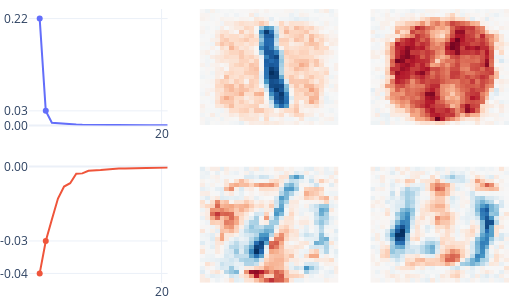

Source (notebook cell):
### Code cell
eigenspectrum_fig = plot_eigenspectrum(mnist_model, digit=1, eigenvectors=2)
eigenspectrum_fig.show()

### Figure 1 — Plotly figure (JSON) as saved in the notebook; plotly's stock layout.template omitted (floating-point values rounded to 4 significant figures; data arrays with more than 128 entries replaced by an {"elided": "..."} marker saying what was removed)
{"data": [{"mode": "lines", "type": "scatter", "xaxis": "x", "y": [0.2168, 0.0296, 0.005474, 0.004368, 0.002662, 0.00216, 0.001808, 0.001322, 0.00109, 0.0009838, 0.0008956, 0.0008078, 0.0006968, 0.0006334, 0.0005458, 0.0004716, 0.0004366, 0.0003954, 0.0003345, 0.0003159, 0.0002852, 0.0002513], "yaxis": "y"}, {"marker": {"color": "#636EFA"}, "mode": "markers", "type": "scatter", "x": [1, 0], "xaxis": "x", "y": [0.0296, 0.2168], "yaxis": "y"}, {"marker": {"color": "#EF553B"}, "mode": "lines", "type": "scatter", "xaxis": "x4", "y": [-0.03798, -0.02644, -0.01882, -0.01137, -0.007092, -0.005911, -0.002583, -0.002426, -0.001486, -0.001432, -0.001215, -0.001013, -0.0007544, -0.0007153, -0.0006974, -0.0006449, -0.0005835, -0.0004852, -0.0004574, -0.000416, -0.0003988, -0.0003207], "yaxis": "y4"}, {"marker": {"color": "#EF553B"}, "mode": "markers", "type": "scatter", "x": [0, 1], "xaxis": "x4", "y": [-0.03798, -0.02644], "yaxis": "y4"}, {"colorscale": [[0, "rgb(103,0,31)"], [0.1, "rgb(178,24,43)"], [0.2, "rgb(214,96,77)"], [0.3, "rgb(244,165,130)"], [0.4, "rgb(253,219,199)"], [0.5, "rgb(247,247,247)"], [0.6, "rgb(209,229,240)"], [0.7, "rgb(146,197,222)"], [0.8, "rgb(67,147,195)"], [0.9, "rgb(33,102,172)"], [1, "rgb(5,48,97)"]], "showscale": false, "type": "heatmap", "xaxis": "x2", "yaxis": "y2", "z": {"elided": "28x28 float values"}, "zmid": 0}, {"colorscale": [[0, "rgb(103,0,31)"], [0.1, "rgb(178,24,43)"], [0.2, "rgb(214,96,77)"], [0.3, "rgb(244,165,130)"], [0.4, "rgb(253,219,199)"], [0.5, "rgb(247,247,247)"], [0.6, "rgb(209,229,240)"], [0.7, "rgb(146,197,222)"], [0.8, "rgb(67,147,195)"], [0.9, "rgb(33,102,172)"], [1, "rgb(5,48,97)"]], "showscale": false, "type": "heatmap", "xaxis": "x3", "yaxis": "y3", "z": {"elided": "28x28 float values"}, "zmid": 0}, {"colorscale": [[0, "rgb(103,0,31)"], [0.1, "rgb(178,24,43)"], [0.2, "rgb(214,96,77)"], [0.3, "rgb(244,165,130)"], [0.4, "rgb(253,219,199)"], [0.5, "rgb(247,247,247)"], [0.6, "rgb(209,229,240)"], [0.7, "rgb(146,197,222)"], [0.8, "rgb(67,147,195)"], [0.9, "rgb(33,102,172)"], [1, "rgb(5,48,97)"]], "showscale": false, "type": "heatmap", "xaxis": "x5", "yaxis": "y5", "z": {"elided": "28x28 float values"}, "zmid": 0}, {"colorscale": [[0, "rgb(103,0,31)"], [0.1, "rgb(178,24,43)"], [0.2, "rgb(214,96,77)"], [0.3, "rgb(244,165,130)"], [0.4, "rgb(253,219,199)"], [0.5, "rgb(247,247,247)"], [0.6, "rgb(209,229,240)"], [0.7, "rgb(146,197,222)"], [0.8, "rgb(67,147,195)"], [0.9, "rgb(33,102,172)"], [1, "rgb(5,48,97)"]], "showscale": false, "type": "heatmap", "xaxis": "x6", "yaxis": "y6", "z": {"elided": "28x28 float values"}, "zmid": 0}], "layout": {"autosize": false, "coloraxis": {"showscale": false}, "height": 300, "legend": {"visible": false}, "margin": {"b": 0, "l": 0, "r": 0, "t": 0}, "width": 510, "xaxis": {"anchor": "y", "domain": [0, 0.2889], "ticktext": ["20"], "tickvals": [20], "visible": true, "zeroline": false}, "xaxis2": {"anchor": "y2", "domain": [0.3556, 0.6444], "visible": false}, "xaxis3": {"anchor": "y3", "domain": [0.7111, 1], "visible": false}, "xaxis4": {"anchor": "y4", "domain": [0, 0.2889], "ticktext": ["20"], "tickvals": [20], "visible": true, "zeroline": false}, "xaxis5": {"anchor": "y5", "domain": [0.3556, 0.6444], "visible": false}, "xaxis6": {"anchor": "y6", "domain": [0.7111, 1], "visible": false}, "yaxis": {"anchor": "x", "domain": [0.575, 1], "rangemode": "tozero", "ticktext": ["0.00", "0.22", "0.03"], "tickvals": [0, 0.2168, 0.0296], "visible": true, "zeroline": true}, "yaxis2": {"anchor": "x2", "domain": [0.575, 1], "visible": false}, "yaxis3": {"anchor": "x3", "domain": [0.575, 1], "visible": false}, "yaxis4": {"anchor": "x4", "domain": [0, 0.425], "rangemode": "tozero", "ticktext": ["0.00", "-0.04", "-0.03"], "tickvals": [0, -0.03798, -0.02644], "visible": true, "zeroline": true}, "yaxis5": {"anchor": "x5", "domain": [0, 0.425], "visible": false}, "yaxis6": {"anchor": "x6", "domain": [0, 0.425], "visible": false}}}
